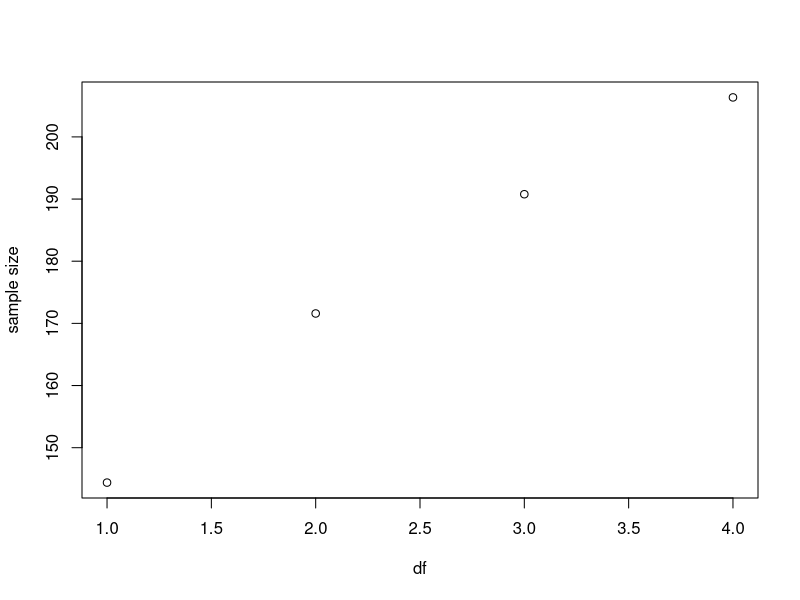

Source code (R):
# Written by Nikhil Gopal

# Uses the PWR library, if you don't have it use "install.packages('pwr')" to get it
library(pwr)

# Chi-Square Tests for Independence
# sample size varying with significance level
pwr.chisq.test(w=0.3, N=100, df=1, sig.level=NULL, power=0.95)
pwr.chisq.test(w=0.3, N=150, df=1, sig.level=NULL, power=0.95)
# projected degrees of freedom with a sample size of 100
pwr.chisq.test(w=0.3, N=NULL, df=1, sig.level=0.05, power=0.95)
pwr.chisq.test(w=0.3, N=NULL, df=2, sig.level=0.05, power=0.95)
pwr.chisq.test(w=0.3, N=NULL, df=3, sig.level=0.05, power=0.95)
pwr.chisq.test(w=0.3, N=NULL, df=4, sig.level=0.05, power=0.95)
# Plot of df vs sample size
plot(c(1,2,3,4),c(pwr.chisq.test(w=0.3, N=NULL, df=1, sig.level=0.05, power=0.95)$N,
pwr.chisq.test(w=0.3, N=NULL, df=2, sig.level=0.05, power=0.95)$N,
pwr.chisq.test(w=0.3, N=NULL, df=3, sig.level=0.05, power=0.95)$N,
pwr.chisq.test(w=0.3, N=NULL, df=4, sig.level=0.05, power=0.95)$N), xlab="df", ylab="sample size")
# projected effect size with a sample size of 100
pwr.chisq.test(w=NULL, N=100, df=10, sig.level=0.05, power=0.95)
# projected sample size for an effect size of 0.3 "medium"
pwr.chisq.test(w=0.3, N=NULL, df=10, sig.level=0.05, power=0.95)

# T-tests
# projected effect size based on sample size of 100
pwr.t.test(n = 100, d = NULL, sig.level = 0.05, power = 0.95, type = c("two.sample"))
# projected sample size for an effect size of 0.5 "medium"
pwr.t.test(n = NULL, d = 0.5, sig.level = 0.05, power = 0.95, type = c("two.sample"))

# ANOVA
# projected sample size for a 2 group experiment with an effect size of 0.25 "medium"
pwr.anova.test(k = 2, n = NULL, f = 0.25, sig.level = 0.05, power = 0.95)
